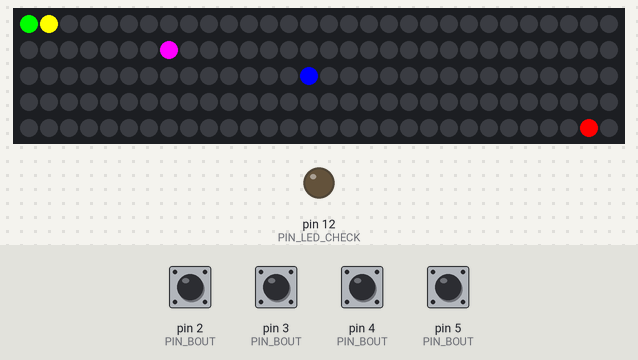
Simulated run of this sketch. Board: Arduino Uno, built with avr-gcc and run on an emulated ATmega328P. On the bench: 150 RGB LEDs in strip order, left to right, continuing on the next row, output pins drawn as LEDs (lit = HIGH). Inputs (shaded band) come from the test bench; at power-on: pin 2 (PIN_BOUT), pin 3 (PIN_BOUT), pin 4 (PIN_BOUT), pin 5 (PIN_BOUT) HIGH. What the sketch prints to the serial monitor is not drawn.

Above: at 1.2 s.
1.3 s: pin 2 (PIN_BOUT) pulled LOW for 0.15 s
2.9 s: pin 3 (PIN_BOUT) pulled LOW for 0.15 s
4.5 s: pin 4 (PIN_BOUT) pulled LOW for 0.15 s
6.1 s: pin 5 (PIN_BOUT) pulled LOW for 0.15 s
7.7 s: pin 2 (PIN_BOUT) pulled LOW for 1 s
10.2 s: pin 3 (PIN_BOUT) pulled LOW for 1 s
Timing chart, 0 to 13.2 s (numbered marks = the images above; inputs shaded):
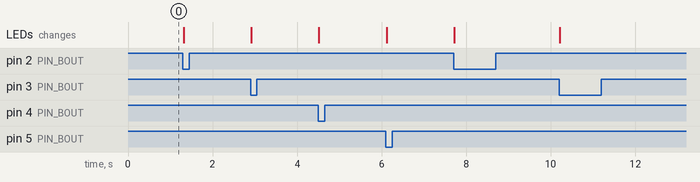

The sketch:

courseled2.ino
```cpp
#include <Adafruit_NeoPixel.h>

class JOUEUR {

  private:
    byte m_color[3];
  	byte m_pin;
  	bool m_avance;
    unsigned int m_pos;
    unsigned int m_start;
    unsigned int m_end;

  public:
  	JOUEUR();
  	void init(byte pin,byte r,byte v, byte b,unsigned int depart,unsigned int arrivee);
    int getPos();
  	byte getPin();


  	void setPos(int pos);
  	byte getColor(int i);
    void checkButton();
};


const int NUM_LED=150;
const int PIN_RUB=6;

const int ARRIVE=NUM_LED-2;

Adafruit_NeoPixel ruban(NUM_LED, PIN_RUB, NEO_GRB + NEO_KHZ800);

const byte PIN_BOUT[]={2,3,4,5};
const byte PIN_LED_CHECK=12;

JOUEUR joueur[4];
int NUM_JOUEUR=4;

void setup()
{
  Serial.begin(9600);

  initGame();

  for (int i=0;i<NUM_JOUEUR;i++){
  pinMode(joueur[i].getPin(), INPUT_PULLUP);
  }

  pinMode(PIN_LED_CHECK,OUTPUT);

  ruban.begin();

  Serial.println("Initialisation terminée");

}

void loop()
{
 ruban.clear();

 for (int i=0;i<NUM_JOUEUR;i++){


    joueur[i].checkButton();

    bool occupe=false;
    for (int j=0;j<i;j++){
    	if(joueur[i].getPos()==joueur[j].getPos()) occupe=true;
    }

    if(occupe) ruban.setPixelColor(joueur[i].getPos(),ruban.Color(200,200,200));
    else ruban.setPixelColor(joueur[i].getPos(),ruban.Color(joueur[i].getColor(0),joueur[i].getColor(1),joueur[i].getColor(2)));

  }

  ruban.setPixelColor(ARRIVE,ruban.Color(255,0,0));

  ruban.show();

  checkArrive();

}

void checkArrive(){

  for (int i=0;i<NUM_JOUEUR;i++){
    if (joueur[i].getPos()==ARRIVE){

       for(int t=0;t<10;t++){
        ruban.clear();
        for(int j=0;j<NUM_LED;j++){
        ruban.setPixelColor(j,ruban.Color(0,0,0));
        }

          for(int j=0;j<NUM_LED;j++){
            ruban.setPixelColor(j,ruban.Color(joueur[i].getColor(0),joueur[i].getColor(1),joueur[i].getColor(2)));
      	    ruban.show();
            delay(2);
          }
       }
      delay(5000);
      initGame();
    }

	}
}

void initGame(){
 joueur[0].init(PIN_BOUT[0],0,255,0,0,ARRIVE); //(pin, r, v, b, depart, arrivee)
 joueur[1].init(PIN_BOUT[1],255,255,0,1,ARRIVE);
 joueur[2].init(PIN_BOUT[2],255,0,255,ARRIVE/4,ARRIVE);
 joueur[3].init(PIN_BOUT[3],0,0,255,ARRIVE/2,ARRIVE);
}


JOUEUR::JOUEUR()
{
  m_pos=0;
  m_end=100;
  m_avance=false;
}

void JOUEUR::init(byte pin,byte r,byte v, byte b,unsigned int depart,unsigned int arrivee)
{
  m_pin=pin;
  m_color[0]=r;
  m_color[1]=v;
  m_color[2]=b;
  m_pos=depart;
  m_end=arrivee;
}

void JOUEUR::checkButton(){

  if((!digitalRead(m_pin))){
    if (m_avance){
      delay(10);
      m_pos=(m_pos+1)%(m_end+1) ;
      m_avance=false;
      Serial.println("Press");
    }
  }
  else m_avance=true;
  }

int JOUEUR::getPos(){
  return m_pos;
}

byte JOUEUR::getPin(){
  return m_pin;
}

void JOUEUR::setPos(int pos)
{
  m_pos=pos;
}

byte JOUEUR::getColor(int i){
	return m_color[i];
}
```
